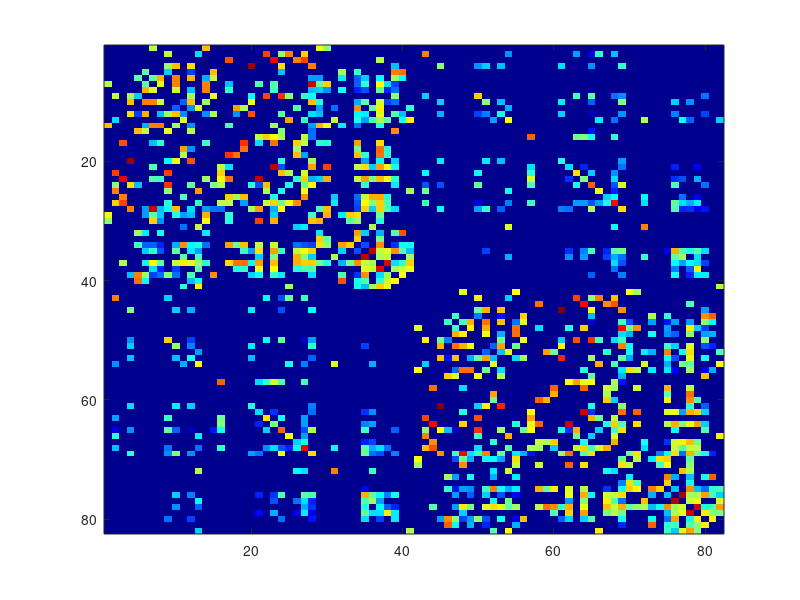

The MATLAB source for this figure: (Note: this script raises an error after producing the figure.)
%%%% Introduction to using MATLAB for connectome data

% Written by Stuart Oldham

%% Example data

% Run the following command to load in some example data

load('example_connectome.mat')

% There are 4 variables; adj, connectome, COG and Labels. adj is an 82x82 
% group connectome generated from Human Connectome Project Data. connectome
% is a cell and each cell contains an individual subjects connectome. COG 
% are the MNI coordinates of each node and Labels is the name of each node 
% (i.e. what region each node is).

% Connectomes are a map of neural connections (axons, white matter tracts 
% etc)between regions (i.e. brain regions, cells etc). This can be
% expressed as an adjacency matrix (in this example the variable 'adj' is
% such a matrix). Each row i corresponds to a region as does every column
% j. The element (i,j) tells you if region i and j are connected. Regions
% are also called nodes/verticies and connections are also called edges

%% Weighted and unweighted connectomes

% A connectome can either be unweighted or weighted. In an unweighted 
% connectome, the element i,j can either be 0 or 1. 0 indicates there is no
% connection between these regions while 1 indicates there is a connection.
% For weighted networks, each connection can be assigned a value > 0 
% indicating the strength (or weight) of a connection between two regions.

% The connectome here is currently weighted. Typically for dMRI data the
% weight of an edge corresponds to the number of streamlines connecting two
% regions. Here the number of steamlines connecting two regions has been
% corrected to account for variations in region size (i.e. larger regions 
% will have a disproportionate number of streamlines seeded from them)

% To make the connectome unweighted (or binarised) run the following:

bin = double(adj > 0);

% This finds all the elements that have a value > 0 (adj > 0) and creates a
% logical. A logical isa type of data which says if a condition is true or
% not. At every element > 0 the logical will assign a value of 1 and if not
% it will have a value of 0. The 'double' command converts the logical to a
% matrix

%% Visualising connectomes

% Often it can be helpful to visualise the connectome in an image. This can
% help you get an idea of the network topology as well as see if anything
% has gone wrong. The command 'imagesc' is used for this purpose.

% It can also be helpful to change the colour map (i.e. what colours are
% used to represent which colours) as the MATLAB default isn't particularly
% great.

imagesc(log(adj))
colormap('jet')

% We convert the values in the connectome to log values 'log(adj)' in order
% to make for easier visualisation. The colourmap scales according to the
% relative values in the matrix. As a handful of edges have significantly 
% higher weights than the rest of the network, most nodes will be coloured
% blue and be hard to distiguish from the background (i.e. no connections).
% What the log does is the distance between edge weights from absolute to
% relative values, essentially bringing all the values closer together.
% This allows for more of the colourmap to be sampled.

%% Brain Connectivity Toolbox (BCT)
%
% The Brain Connectivity Toolbox (https://sites.google.com/site/bctnet/)
% contains many useful functions for analysing networks. Download from the
% website and unzip. Next you need to create a path pointing to this
% unziped folder using the command 'addpath'. For instance:

addpath E:\BCT

% Simply replace E:\Desktop\Honours_Data\BCT with the path for the BCT on
% your computer

%% Node degree and strength
%
% Degree refers to the total number of connections a node has to other
% nodes. Strength refers to the sum of the edge weights attached to a node.
% To find this values, it is easiest to use the Brain Connectivity Toolbox
% as they have inbuilt functions while will calculate these values. To
% calculate a nodes degree run

deg = degrees_und(adj);

% This will work no matter if the network is weighted or unweighted. The
% output 'deg' will be an array where deg(1) is the degree of node 1,
% deg(2) is the degree of node 2 etc.
%
% To calculate node strength run

str = strengths_und(adj);

% The network must be weighted for this to work. Again 'str' will be an
% array containing the strength of each node

%% Degree distributions
%
% The distribution of node degree and strength are important
% characteristics of a network. This distribution heavily influences many
% other parameters of a network
%
% To find the degree/strength distributions, you simply need to create a
% histogram of the variables deg/str. For instance for the degree
% distribution do

hist(deg)

% A histogram should appear on your screen in a pop out box. Currently the
% histogram has 10 bins (i.e. columns). This can be changed by the
% following 'hist(data,x)' where x is the desired number of bins 

% Also is helpful to label the axis and give a title

title('Degree distribution')
xlabel('Node degree')
ylabel('Frequency')

%% Strength distribution

% The same can be done to produce a strength distribution 

hist(str)
title('Strength distribution')
xlabel('Node strength')
ylabel('Frequency')

%% Degree and strength distributions - subplots

% Subplots can also be useful to display multiple figures in the one
% window. The commands 'subplot(x,y,z)' is used for this purpose. x is the
% number of rows in the subplot, y is the number of columns and z is in
% which position you want to place a figure. So to have degree and strength
% distribution in the same image:

close all
subplot(1,2,1)
hist(deg)
title('Degree distribution')
xlabel('Node degree')
ylabel('Frequency')
subplot(1,2,2)
hist(str)
title('Strength distribution')
xlabel('Node strength')
ylabel('Frequency')

%% BrainNetViewer - interface

% Download BrainNetViewer (https://www.nitrc.org/projects/bnv/) and unpack.
% Add this directory to the current path (again change the directory for
% where you have it

addpath E:\BrainNetViewer

% Next you have to run a little function I wrote to get your data into a
% format BrainNetViewer recognises. It is in the format 
% BrainNetData(COG,Node_colour,Node_size,output_name,labels) where COG is
% the MNI coordinates of each node, Node_colour is how you want each node
% to be coloured (so each node with a Node_colour of 1 will be one colour,
% node with a value of 2 will be another colour etc), Node_size is how
% large you want each node to be, output_name is a string of what you want
% to name the output file and labels is the name of each node (optional).

% One issue with the current variable Labels is there is a space in the
% string (i.e. Left Accumbens, Right Superior Frontal etc). BrainNetViewer
% will freak out if it there are spaces so the spaces need to be replaced.

new_labels = cell(length(Labels),1);
for i = 1:length(Labels)
    new_labels{i,:} = strrep(Labels{i},' ','\_');
end

% Now the file can be generated

BrainNetData(COG,deg,str,'Degree',new_labels)

% This will output a file called 'Degree.node'. We can also create a .edge
% file containing all of the connections

dlmwrite('connections.edge', adj, '\t')

% BrainNetViewer can either be used in one fo two ways. You can either
% interact with it using an interface or do everything through the command
% line.

% To use the GUI (Graphic User Interface) simply run

BrainNet

% You will have to selected a surface, .node file and a .edge file. To
% select the surface file navigate to the BrainNetViewer folder and then go
% to Data/SurfTemplate and select a surface (BrainMesh_ICBM152.nv is what I
% use). I suggest copy what ever surface template you want to use into the
% folder that BrainNetViewer immediately opens up when you clikc 'Browse'
% to speed things up. Next navigate to your .node file and .edge file.
% Select 'Ok' and an options menu should appear. Most of the options are
% self explanatory (under the 'Edge' option in 'Draw Edge' I recommend not
% telling it to draw all edges, instead use the 'Above Threshold' slider.
% will have to experiment to see what give the best result, or just set it
% to the max and have no edges drawn).

%% BrainNetViewer - command line

% To run from the command line simply run the following fuction: 
% BrainNet_generate_views(NodeFileName,EdgeFileName,SurfaceTemplatePath,OutputBaseFilename)
% This will automatically generate axial, coronal and sagiettal views of
% the brain. NodeFileName is your .node file, EdgeFileName is the .edge
% file (although this is optional, enter [] in this spot if you don't want
% edges), SurfaceTemplatePath is the location of the surface template you 
% want to use and OutputBaseFilename is what you want to name the output 
% (don't include the extension).

BrainNet_generate_views('Degree.node',[],...
    'E:\Desktop\Honours_Data\BrainNetViewer\Data\SurfTemplate\BrainMesh_ICBM152.nv','degree');

%% Ploting degree/strength mean and variance across subjects - errorbars

% I believe you need this kind of information so I am going to propose a 
% way to do it but don't know if it is ideal or exactly what you want but 
% anyways.

% So I recommend you store each subjects connectome in a cell, in this
% case called connectome. All that is needed is a simple loop to get the
% degree and strength of each connectome

sub_deg = zeros(length(connectome),length(connectome{1})); 
sub_str = zeros(length(connectome),length(connectome{1}));
for i = 1:length(connectome)
    sub_deg(i,:) = degrees_und(connectome{i}); 
    sub_str(i,:) = strengths_und(connectome{i});
end

% I used the standard deviation to show variance but you can always replace
% this with the actual variance using the 'var' command (just replace any
% instance of std with var. I think standard deviation allows for slightly
% more intuitive understanding

mean_sub_deg = mean(sub_deg,2);
mean_sub_str = mean(sub_str,2);
std_sub_deg = std(sub_deg,0,2);
std_sub_str = std(sub_str,0,2);

% Before I make the figure, I am also going to
% label each subject by their "actual" ID (for illustrative purposes these
% subjects are just going to be named from 1:50). If you chose to do it
% this way just subsitite Sub_id with however you have labelled each
% subject (careful of underscores if you use them). Sub_id doesn't need to
% be a cell it can also be an array

Sub_id = cell(length(connectome));
for i = 1:length(connectome)
    Sub_id{i} = sprintf('Subject %d',i);
end

% Now to make the figure

close all

% Note this command 'figure('Position', [1 1 1400 600])' isn't required, it 
% just makes the figure a nice size automatically. Useful if you want to 
% save the figure automatically. You can change the numbers [1 1 1400 600]
% to change the size of the figure

figure('Position', [1 1 1400 600]);

subplot(2,1,1)
errorbar(mean_sub_deg,std_sub_deg,'rx');
xlim([0 length(connectome)+1]);
ax = gca;
ax.XTick = 1:length(connectome);
ax.XTickLabel = Sub_id;
ax.XTickLabelRotation = 90;
ylabel('Degree')
xlabel('Subject')
title('Degree variance across subjects');
subplot(2,1,2)
errorbar(mean_sub_str,std_sub_str,'bx');
xlim([0 length(connectome)+1]);
ax = gca;
ax.XTick = 1:length(connectome);
ax.XTickLabel = Sub_id;
ax.XTickLabelRotation = 90;
ylabel('Strength')
xlabel('Subject')
title('Strength variance across subjects');


%% Ploting degree/strength mean and variance across subjects - boxplot
% Another possible (and just ever so slightly easier) way is to use 
% boxplots. Note the sub_deg and sub_str needs to be rotated (done by using
% ') so that each column is an individual subject. Unlike the chart done
% above plot the boxplot for degree and strength seperately (i.e. don't use
% subplots, figure will be too cramped)

close all

figure('Position', [1 1 1400 600]);
boxplot(sub_deg')
ax = gca;
ax.XTick = 1:length(connectome);
ax.XTickLabel = Sub_id;
ax.XTickLabelRotation = 90;
ylabel('Degree')
xlabel('Subject')
title('Degree variance across subjects');

figure('Position', [1 1 1400 600]);
boxplot(sub_str')
ax = gca;
ax.XTick = 1:length(connectome);
ax.XTickLabel = Sub_id;
ax.XTickLabelRotation = 90;
ylabel('Strength')
xlabel('Subject')
title('Strength variance across subjects');

%% Ploting node degree/strength mean and variance across subjects - errorbars

sub_deg = zeros(length(connectome),length(connectome{1})); 
sub_str = zeros(length(connectome),length(connectome{1}));
for i = 1:length(connectome)
    sub_deg(i,:) = degrees_und(connectome{i}); 
    sub_str(i,:) = strengths_und(connectome{i});
end

mean_sub_deg = mean(sub_deg,2);
mean_sub_str = mean(sub_str,2);
std_sub_deg = std(sub_deg,0,2);
std_sub_str = std(sub_str,0,2);

close all

figure('Position', [1 1 1400 600]);
errorbar(mean_sub_deg,std_sub_deg,'rx');
xlim([0 length(connectome)+1]);
ax = gca;
ax.XTick = 1:length(connectome{1});
ax.XTickLabel = Labels;
ax.XTickLabelRotation = 90;
ylabel('Degree')
xlabel('Node/Region')
title('Node degree variance across subjects');

figure('Position', [1 1 1400 600]);
errorbar(mean_sub_str,std_sub_str,'bx');
xlim([0 length(connectome)+1]);
ax = gca;
ax.XTick = 1:length(connectome);
ax.XTickLabel = Labels;
ax.XTickLabelRotation = 90;
ylabel('Strength')
xlabel('Node/Region')
title('Node strength variance across subjects');

%% Ploting node degree/strength mean and variance across subjects - boxplot

close all

figure('Position', [1 1 1400 600]);
boxplot(sub_deg)
ax = gca;
ax.XTick = 1:length(connectome{1});
ax.XTickLabel = Labels;
ax.XTickLabelRotation = 90;
ylabel('Degree')
xlabel('Subject')
title('Node degree variance across subjects');

figure('Position', [1 1 1400 600]);
boxplot(sub_str)
ax = gca;
ax.XTick = 1:length(connectome{1});
ax.XTickLabel = Labels;
ax.XTickLabelRotation = 90;
ylabel('Strength')
xlabel('Subject')
title('Node strength variance across subjects');